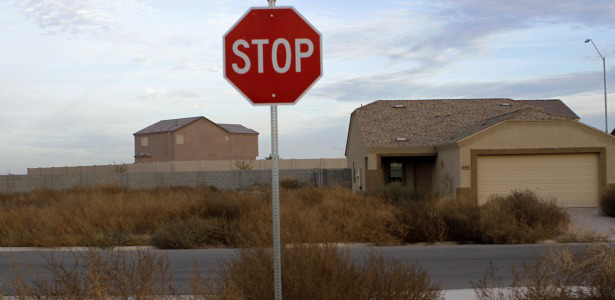
#> input picture dataset/imgs/1.png, 615 x 300 px; its folder holds only this picture in this run
$ python make_dataset.py
#> lines starting #> are read from the running program, lines starting #| are printed output that depends on the picture
import os
import numpy as np
from PIL import Image

def get_data(id):
#> called with id = '1'
    img = np.array(Image.open('imgs/{}.png'.format(id)).convert('HSV'))
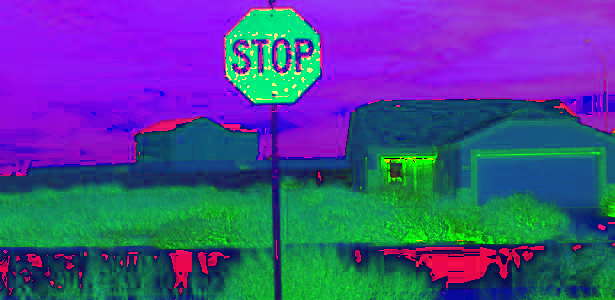
#> img: shape (300, 615, 3); mean R, G, B 74.7, 74.4, 142.9
    img_rgb = np.array(Image.open('imgs/{}.png'.format(id)).convert('RGB'))
#> img_rgb is the input picture: shape (300, 615, 3); mean R, G, B 135, 126.1, 121.1
    img_lab = np.array(Image.open('imgs/{}.png'.format(id)).convert('YCbCr'))
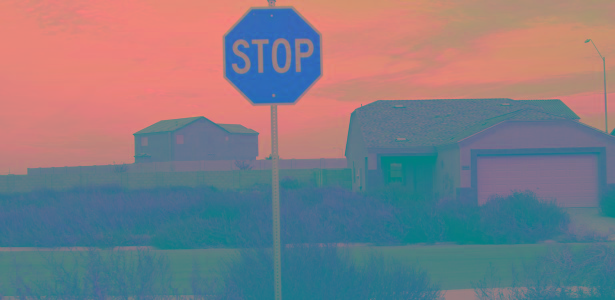
#> img_lab: shape (300, 615, 3); mean R, G, B 127.7, 123.6, 132.4
    img = np.concatenate((img, img_rgb, img_lab),axis=2)
    print(img.shape)
#| (300, 615, 9)
#> (the run stopped early here; a loop or call above may not have finished)

$ run again, on dataset/imgs/13.png
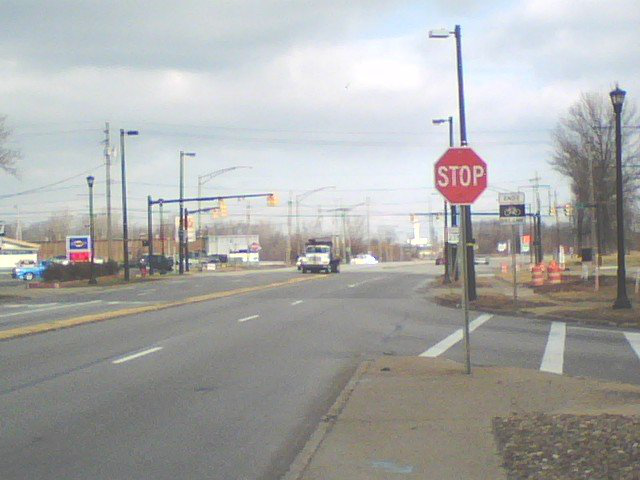
#> input picture dataset/imgs/13.png, 640 x 480 px
#> in get_data, `img = np.array(Image.open('imgs/{}.png'.format(id)).convert('HSV'))`:
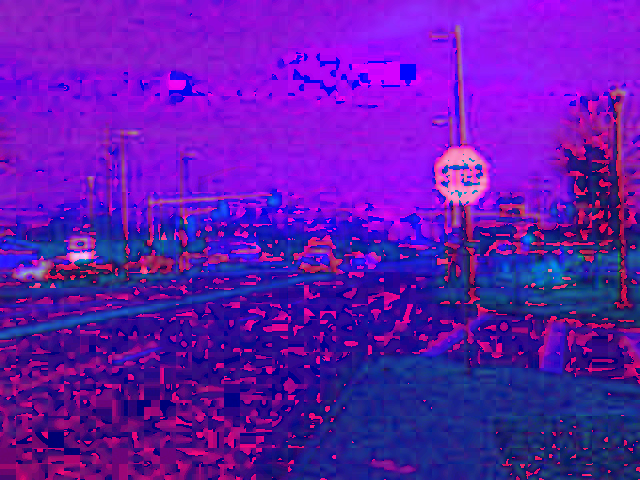
#> img: shape (480, 640, 3); mean R, G, B 98.4, 20.7, 176.8
#> in get_data, img_rgb is the input picture: shape (480, 640, 3); mean R, G, B 170, 170.6, 169.3
#> in get_data, `img_lab = np.array(Image.open('imgs/{}.png'.format(id)).convert('YCbCr..`:
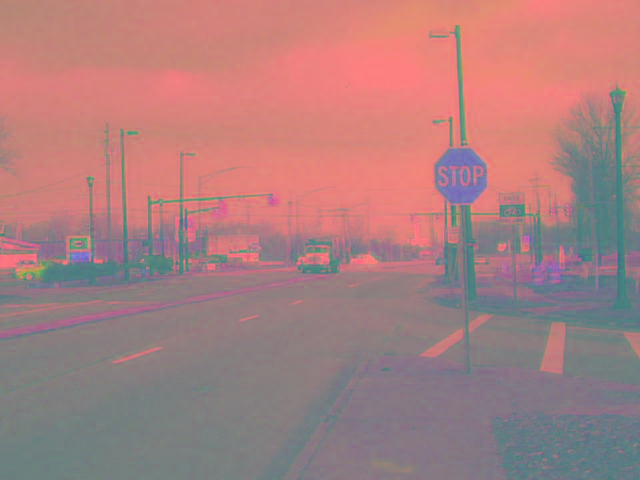
#> img_lab: shape (480, 640, 3); mean R, G, B 169.8, 127.1, 127.4
#| (480, 640, 9)

$ run again, on dataset/imgs/15.png
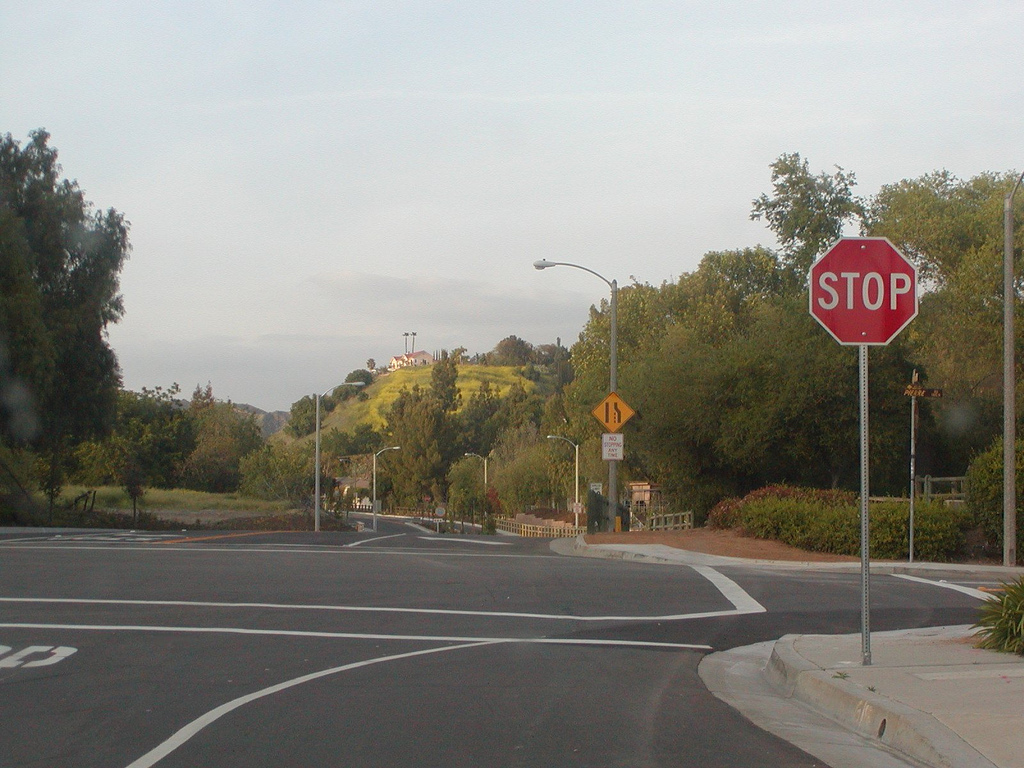
#> input picture dataset/imgs/15.png, 1024 x 768 px
#> in get_data, `img = np.array(Image.open('imgs/{}.png'.format(id)).convert('HSV'))`:
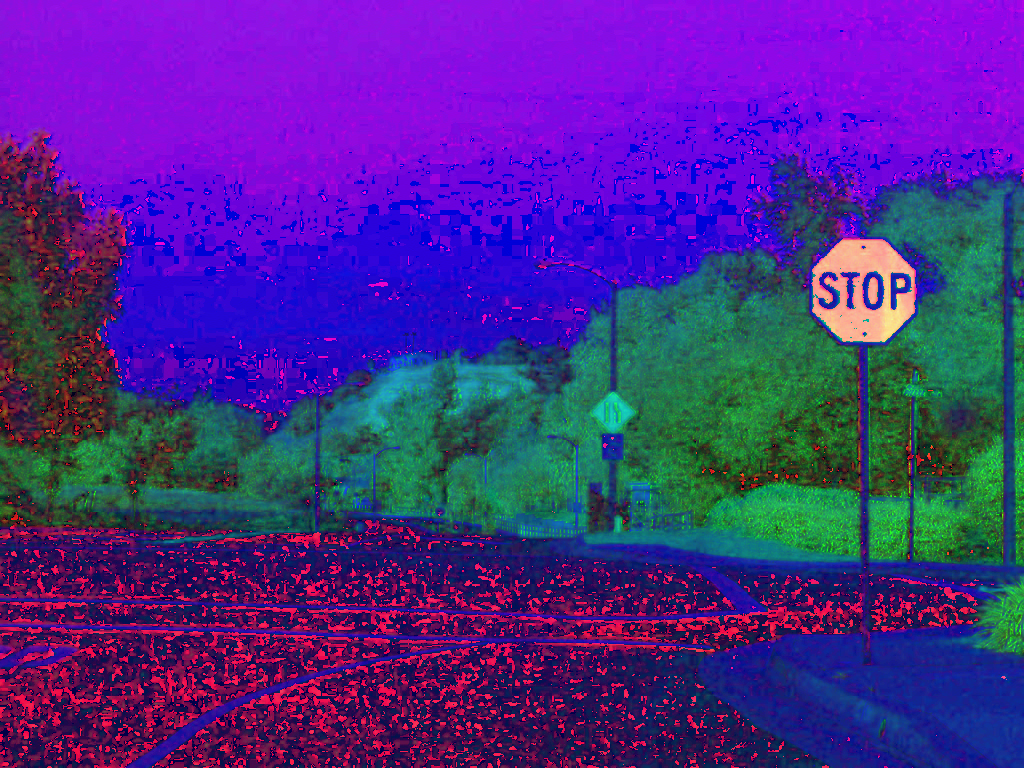
#> img: shape (768, 1024, 3); mean R, G, B 74.5, 40.2, 138.1
#> in get_data, img_rgb is the input picture: shape (768, 1024, 3); mean R, G, B 135.2, 132.8, 125
#> in get_data, `img_lab = np.array(Image.open('imgs/{}.png'.format(id)).convert('YCbCr..`:
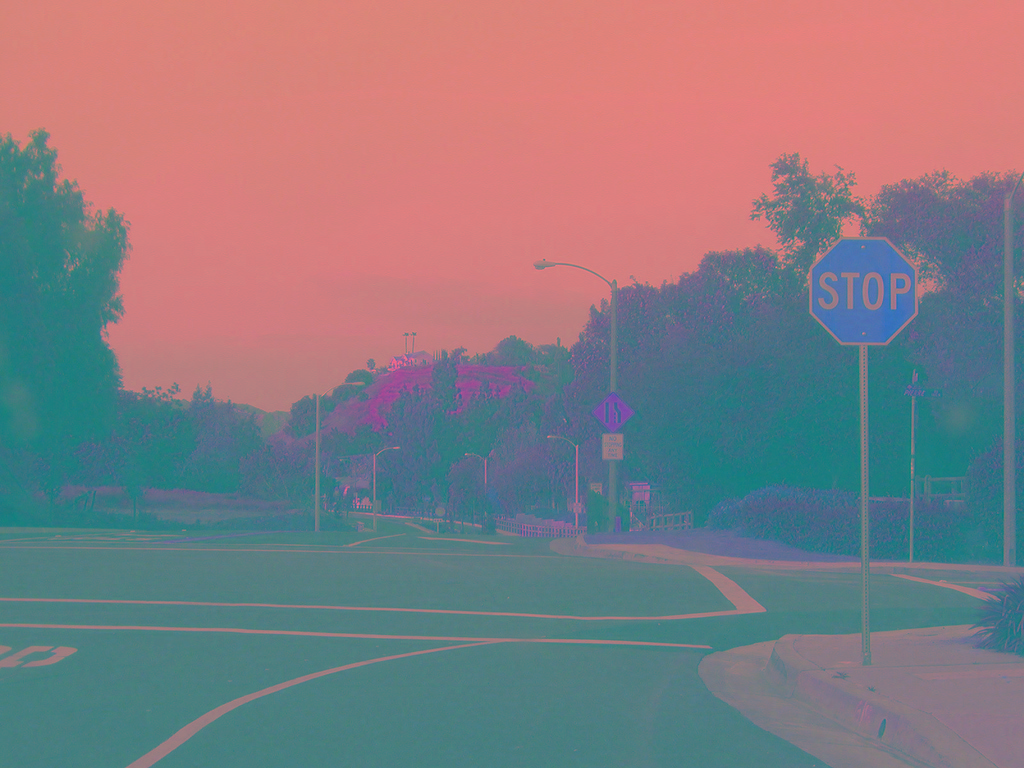
#> img_lab: shape (768, 1024, 3); mean R, G, B 132.2, 123.3, 129.4
#| (768, 1024, 9)

$ run again, on dataset/imgs/100.png
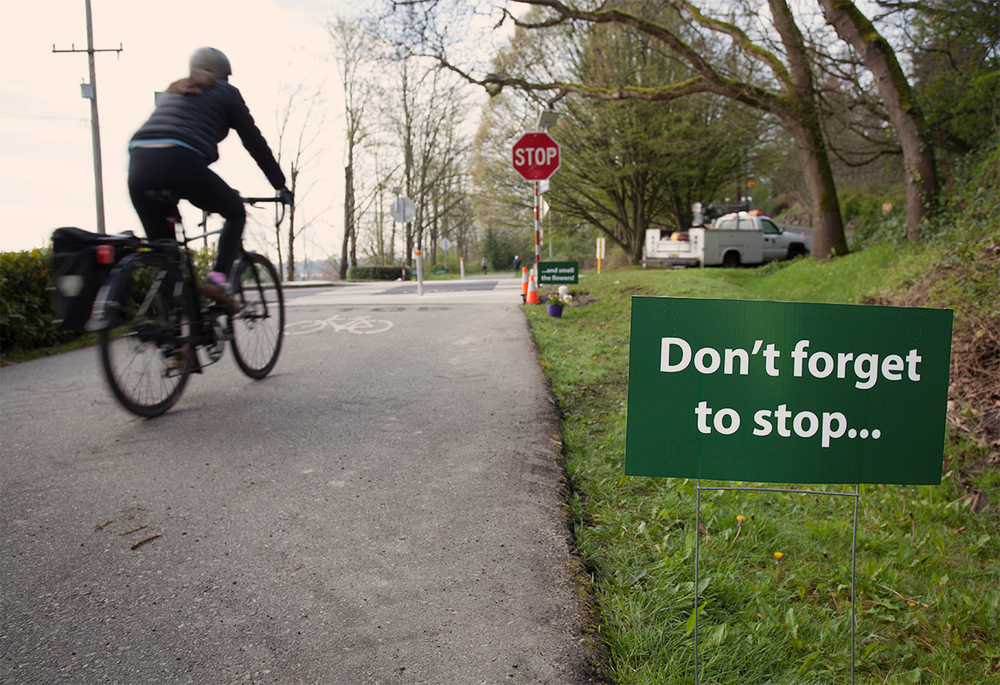
#> input picture dataset/imgs/100.png, 1000 x 685 px, shrunk from 1200 x 822 before the run
#> in get_data, `img = np.array(Image.open('imgs/{}.png'.format(id)).convert('HSV'))`:
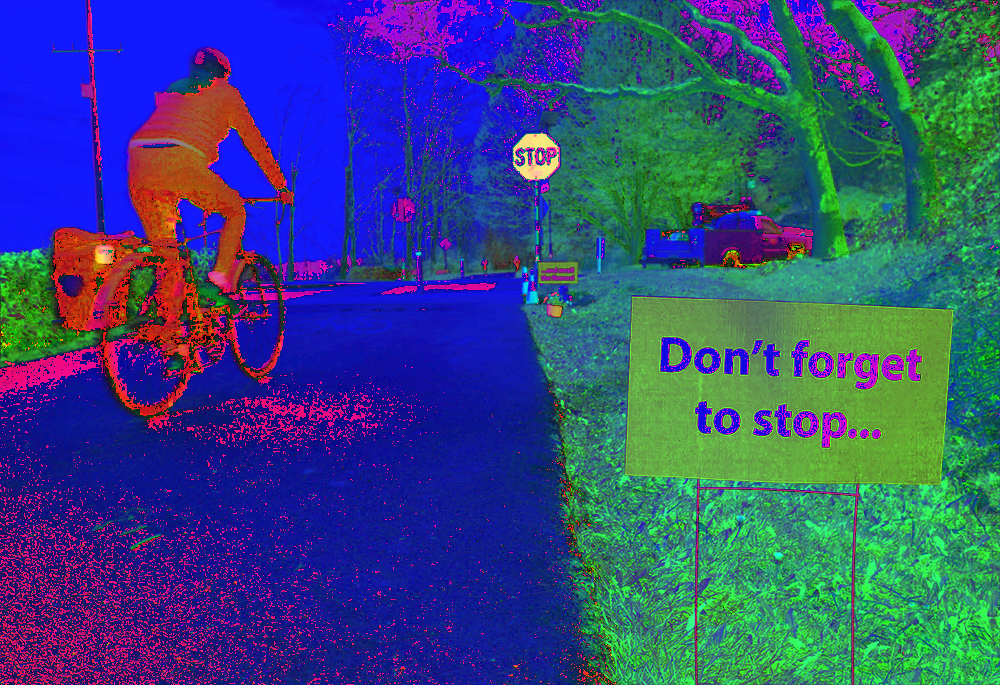
#> img: shape (685, 1000, 3); mean R, G, B 52.4, 72.6, 126
#> in get_data, img_rgb is the input picture: shape (685, 1000, 3); mean R, G, B 120, 119.2, 100.3
#> in get_data, `img_lab = np.array(Image.open('imgs/{}.png'.format(id)).convert('YCbCr..`:
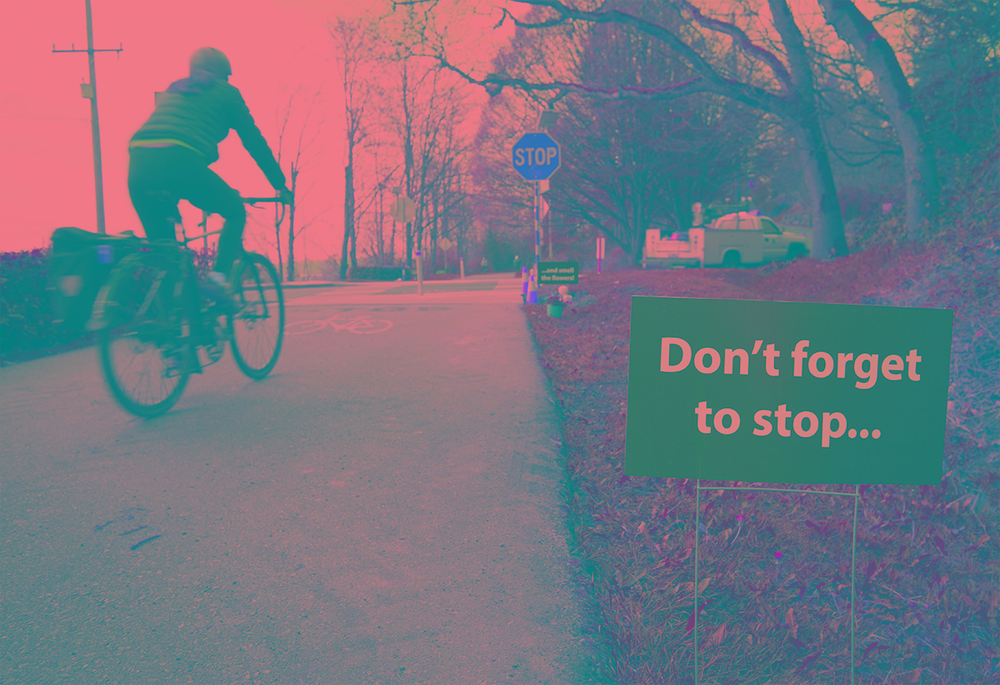
#> img_lab: shape (685, 1000, 3); mean R, G, B 116.8, 118, 129.4
#| (685, 1000, 9)
